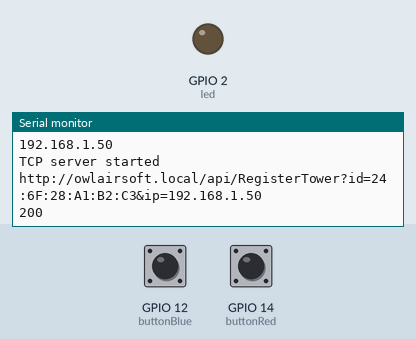
This program was run on a simulated ESP32. Shown: output pins drawn as LEDs (lit = HIGH), the last lines printed to the serial monitor. The test bench sets the inputs (shaded band); at power-on: GPIO 12 (buttonBlue) HIGH, GPIO 14 (buttonRed) HIGH. WiFi joins after 1.5 s; servers stay silent unless stated; uploads are accepted with an empty reply.

Above: at 2.9 s.
3.0 s: GPIO 12 (buttonBlue) pulled LOW for 0.15 s
At 3.16 s:
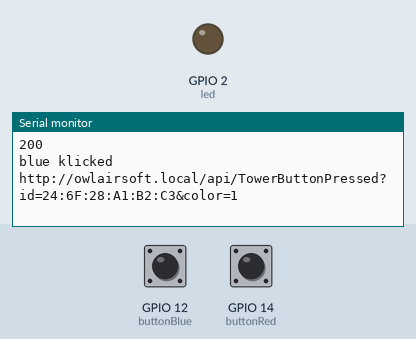
4.6 s: GPIO 14 (buttonRed) pulled LOW for 0.15 s
At 4.96 s:
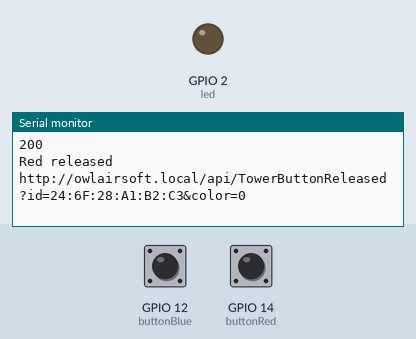

The program:

main.cpp
```cpp
/*
    Go to thingspeak.com and create an account if you don't have one already.
    After logging in, click on the "New Channel" button to create a new channel for your data. This is where your data will be stored and displayed.
    Fill in the Name, Description, and other fields for your channel as desired, then click the "Save Channel" button.
    Take note of the "Write API Key" located in the "API keys" tab, this is the key you will use to send data to your channel.
    Replace the channelID from tab "Channel Settings" and privateKey with "Read API Keys" from "API Keys" tab.
    Replace the host variable with the thingspeak server hostname "api.thingspeak.com"
    Upload the sketch to your ESP32 board and make sure that the board is connected to the internet. The ESP32 should now send data to your Thingspeak channel at the intervals specified by the loop function.
    Go to the channel view page on thingspeak and check the "Field1" for the new incoming data.
    You can use the data visualization and analysis tools provided by Thingspeak to display and process your data in various ways.
    Please note, that Thingspeak accepts only integer values.

    You can later check the values at https://thingspeak.com/channels/2005329
    Please note that this public channel can be accessed by anyone and it is possible that more people will write their values.
 */

#include <WiFi.h>
#include <HTTPClient.h>
#include <FastLED.h>
#include <WebServer.h>

#include <uri/UriBraces.h>
#include <uri/UriRegex.h>

#define NUM_LEDS 5
#define DATA_PIN 26

CRGB leds[NUM_LEDS];
int led = 2;

bool ledOn = false;

const char *ssid = "Marx";          // Change this to your WiFi SSID
const char *password = "WlanMarx111";  // Change this to your WiFi password

const char* host = "http://owlairsoft.local/api/";        // This should not be changed
const int httpPort = 80;                        // This should not be changed

WebServer server(80); // TCP server at port 80 will respond to HTTP requests

enum SendAction{
  BlueClicked,
  BlueReleased,
  RedClicked,
  RedReleased,
  Register
};

enum LedColor{
  LedRed,
  LedBlue,
  LedOff,
  LedYellow
};

#define buttonBlue 12
#define buttonRed 14

bool buttonBluePressed = false;
bool buttonRedPressed = false;

// The server keeps towers only in memory and needs the current IP: re-register regularly,
// so a server restart or a tower that booted before the server heals by itself.
const unsigned long registerIntervalMs = 30000;
unsigned long lastRegisterMs = 0;

void SetLedColor(int r, int g, int b){

  leds[0].setRGB(r,g,b) ;
  leds[1].setRGB(r,g,b);
  leds[2].setRGB(r,g,b);
  leds[3].setRGB(r,g,b);
  leds[4].setRGB(r,g,b);
  FastLED.show();
}

String IpAddress2String(const IPAddress& ipAddress)
{
  return String(ipAddress[0]) + String(".") +\
  String(ipAddress[1]) + String(".") +\
  String(ipAddress[2]) + String(".") +\
  String(ipAddress[3])  ;
}
void sendMessage(SendAction action){
  String currentHost = host;
  String id = WiFi.macAddress();

  switch(action)
  {
    case Register:
      currentHost +=  "RegisterTower?id=" + id + "&ip="+ IpAddress2String(WiFi.localIP());
      break;
    case BlueClicked:
      currentHost +=  "TowerButtonPressed?id="+id+"&color=1";
      break;
    case BlueReleased:
      currentHost +=  "TowerButtonReleased?id="+id+"&color=1";
      break;
    case RedClicked:
      currentHost +=  "TowerButtonPressed?id="+id+"&color=0";
      break;
    case RedReleased:
      currentHost +=  "TowerButtonReleased?id="+id+"&color=0";
      break;

  }
  Serial.println(currentHost);

    HTTPClient http;

    http.begin(currentHost);
    http.addHeader("Content-Type", "application/x-www-form-urlencoded");
    // WRITE --------------------------------------------------------------------------------------------
    // Connect to server and try to send the message
    int httpCode = http.POST("");
    Serial.println(httpCode);
    http.end();
}

void HandleColorChange(){
  Serial.println("Args: ");
  Serial.println("R:" + server.pathArg(0));
  Serial.println("G:" + server.pathArg(1));
  Serial.println("B:" + server.pathArg(2));

  int r = server.pathArg(0).toInt();
  int g = server.pathArg(1).toInt();
  int b = server.pathArg(2).toInt();

  SetLedColor(r,g,b);

  server.send(200);
}

void HandlePing(){
  server.send(200);
}

void setup() {
  Serial.begin(115200);
  pinMode(buttonBlue, INPUT_PULLUP);
  pinMode(buttonRed, INPUT_PULLUP);
  pinMode(led,OUTPUT);


  FastLED.addLeds<WS2811, DATA_PIN, BRG>(leds, NUM_LEDS);

  // We start by connecting to a WiFi network

  Serial.println();
  Serial.println("******************************************************");
  Serial.print("Connecting to ");
  Serial.println(ssid);

  WiFi.begin(ssid, password);

  while (WiFi.status() != WL_CONNECTED) {
    delay(500);
    Serial.print(".");
  }
  IPAddress x = WiFi.localIP();
  Serial.println("");
  Serial.println("WiFi connected");
  Serial.println("IP address: ");
  Serial.println(x);

  // Start TCP (HTTP) server
  server.begin();
  Serial.println("TCP server started");

  server.on(UriBraces("/api/setcolor/{}/{}/{}"), HandleColorChange);
  server.on("/api/ping", HandlePing);

  sendMessage(Register);
  lastRegisterMs = millis();
}

void loop() {
  if (millis() - lastRegisterMs >= registerIntervalMs)
  {
    lastRegisterMs = millis();
    sendMessage(Register);
  }

  if(digitalRead(buttonRed) == LOW && !buttonRedPressed)
  {
    Serial.println("Red klicked");
    buttonRedPressed = true;
    sendMessage(RedClicked);
  }
  else if(digitalRead(buttonRed) == HIGH && buttonRedPressed){
    Serial.println("Red released");
    buttonRedPressed = false;
    sendMessage(RedReleased);
    delay(300);
  }

  if(digitalRead(buttonBlue) == LOW && !buttonBluePressed)
  {
    Serial.println("blue klicked");
    buttonBluePressed = true;
    sendMessage(BlueClicked);
  }
  else if(digitalRead(buttonBlue) == HIGH && buttonBluePressed){
    Serial.println("Blue released");
    buttonBluePressed = false;
    sendMessage(BlueReleased);
    delay(300);
  }

  server.handleClient();
}
```

Measured:
- after the input at 3.0 s, the serial monitor: prints a new line at once (image 1)
- after the input at 4.6 s, the serial monitor: prints a new line at once (image 2)
